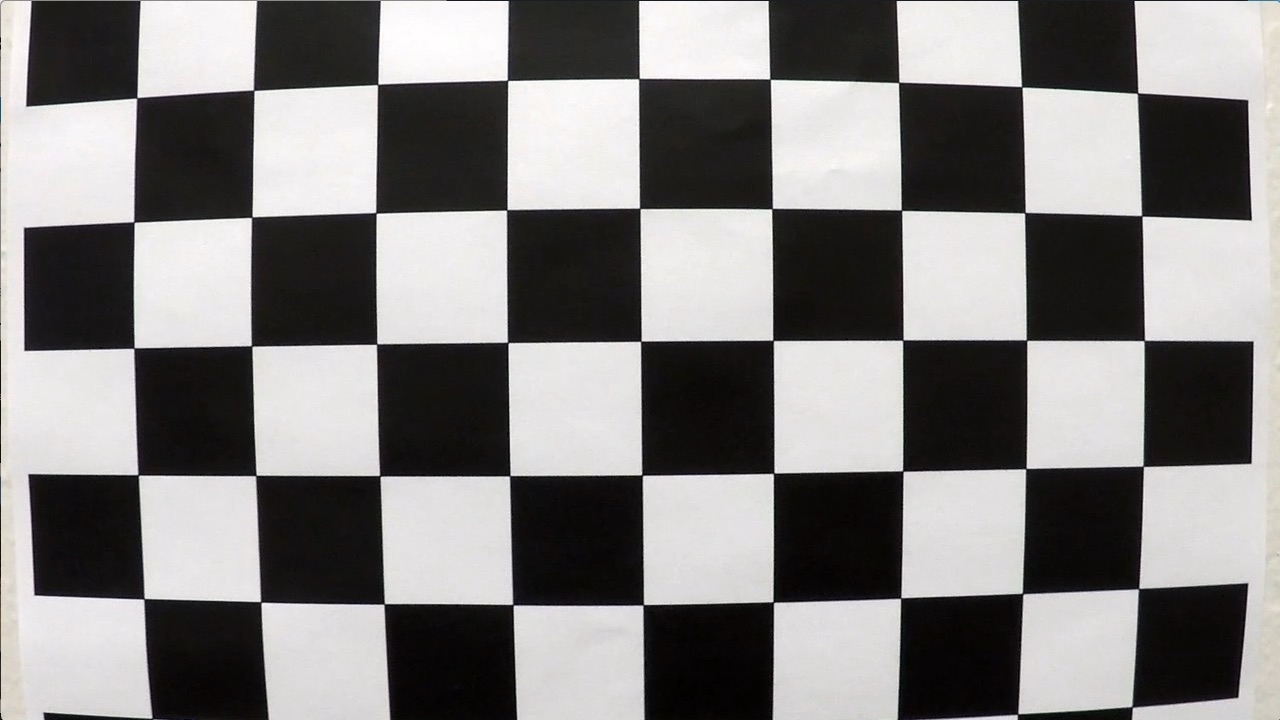
#> input picture examples/calibration1.jpg, 1280 x 720 px, given as the content of the folder ./camera_cal, which was not available
$ jupyter execute --allow-errors example.ipynb   (shell and % lines are left out)   (older library calls are emulated)   (text cells are left out)
#> lines starting #> are read from the running program, lines starting #| are printed output that depends on the picture; after the words box and inside, x2 and y2 are one past the last pixel; in counts of white or black regions, pixels touching at a corner belong together; pictures that were not available may be replaced by others from this repository, and a replacement may not be noted
[cell 1]
import numpy as np
import cv2
import glob
import matplotlib
#matplotlib.use('Qt5Agg')
import matplotlib.pyplot as plt
#%matplotlib qt

class Lane():
    def __init__(self):
        # was the line detected in the last iteration?
        self.detected = False
        # x values of the last n fits of the line
        self.recent_xfitted = []
        #average x values of the fitted line over the last n iterations
        self.bestx = None
        #polynomial coefficients averaged over the last n iterations
        self.best_fit_left = None
        self.best_fit_right = None
        #polynomial coefficients for the most recent fit
        self.current_fit = [np.array([False])]
        #radius of curvature of the line in some units
        self.radius_of_curvature_left = None
        self.radius_of_curvature_right = None
        #distance in meters of vehicle center from the line
        self.line_base_pos = None
        #difference in fit coefficients between last and new fits
        self.diffs = np.array([0,0,0], dtype='float')
        #x values for detected line pixels
        self.allx = None
        #y values for detected line pixels
        self.ally = None

    # [16 lines left out: function update_values, not called in this run]

[cell 2]
# prepare object points, like (0,0,0), (1,0,0), (2,0,0) ....,(6,5,0)
objp = np.zeros((6*9,3), np.float32)
objp[:,:2] = np.mgrid[0:9,0:6].T.reshape(-1,2)

# Arrays to store object points and image points from all the images.
objpoints = [] # 3d points in real world space
imgpoints = [] # 2d points in image plane.

# Make a list of calibration images
images = glob.glob('./camera_cal/calibration*.jpg')

# Step through the list and search for chessboard corners
for fname in images:
    img = cv2.imread(fname)
    gray = cv2.cvtColor(img,cv2.COLOR_BGR2GRAY)

    # Find the chessboard corners
    ret, corners = cv2.findChessboardCorners(gray, (9,6),None)

    # If found, add object points, image points
    if ret == True:
        objpoints.append(objp)
        imgpoints.append(corners)

        # Draw and display the corners
        #img = cv2.drawChessboardCorners(img, (9,6), corners, ret)

img = cv2.imread('./camera_cal/calibration1.jpg')
#> img is the input picture: shape (720, 1280, 3); mean B, G, R 127.8, 128.4, 130.1
img_size = (img.shape[1], img.shape[0])
#> img_size = (1280, 720)
#> (the rest of this cell did not finish here and is left out)

#> (a cell that did not finish here is left out)

[cell 4]
# [23 lines left out: function region_of_interest, not called in this run]

def thresholded_binary(img, s_thresh=(85, 180), sx_thresh=(40, 200)):
#def thresholded_binary(img, s_thresh=(90, 185), sx_thresh=(70, 200)):
    # Convert to HSV color space and separate the V channel
    hsv = cv2.cvtColor(img, cv2.COLOR_RGB2HLS).astype(np.float)
    l_channel = hsv[:,:,1]
    #plt.imshow(l_channel)
    s_channel = hsv[:,:,2]
    #plt.figure()
    #plt.imshow(s_channel)
    # Sobel x
    sobelx = cv2.Sobel(l_channel, cv2.CV_64F, 1, 0) # Take the derivative in x
    abs_sobelx = np.absolute(sobelx) # Absolute x derivative to accentuate lines away from horizontal
    scaled_sobel = np.uint8(255*abs_sobelx/np.max(abs_sobelx))

    # Threshold x gradient
    sxbinary = np.zeros_like(scaled_sobel)
    sxbinary[(scaled_sobel >= sx_thresh[0]) & (scaled_sobel <= sx_thresh[1])] = 1

    # Threshold color channel
    s_binary = np.zeros_like(s_channel)
    s_binary[(s_channel >= s_thresh[0]) & (s_channel <= s_thresh[1])] = 1
    # Stack each channel
    # Note color_binary[:, :, 0] is all 0s, effectively an all black image. It might
    # be beneficial to replace this channel with something else.
    color_binary = np.dstack(( np.zeros_like(sxbinary), sxbinary, s_binary))
    combined = np.zeros_like(color_binary)
    combined[(scaled_sobel >= sx_thresh[0]) & (scaled_sobel <= sx_thresh[1])
              | (s_channel >= s_thresh[0]) & (s_channel <= s_thresh[1])] = 1

    return combined

# Testing the thresholded_binary function performance
image = cv2.imread('./test_images/undistorted/straight_lines1.jpg')
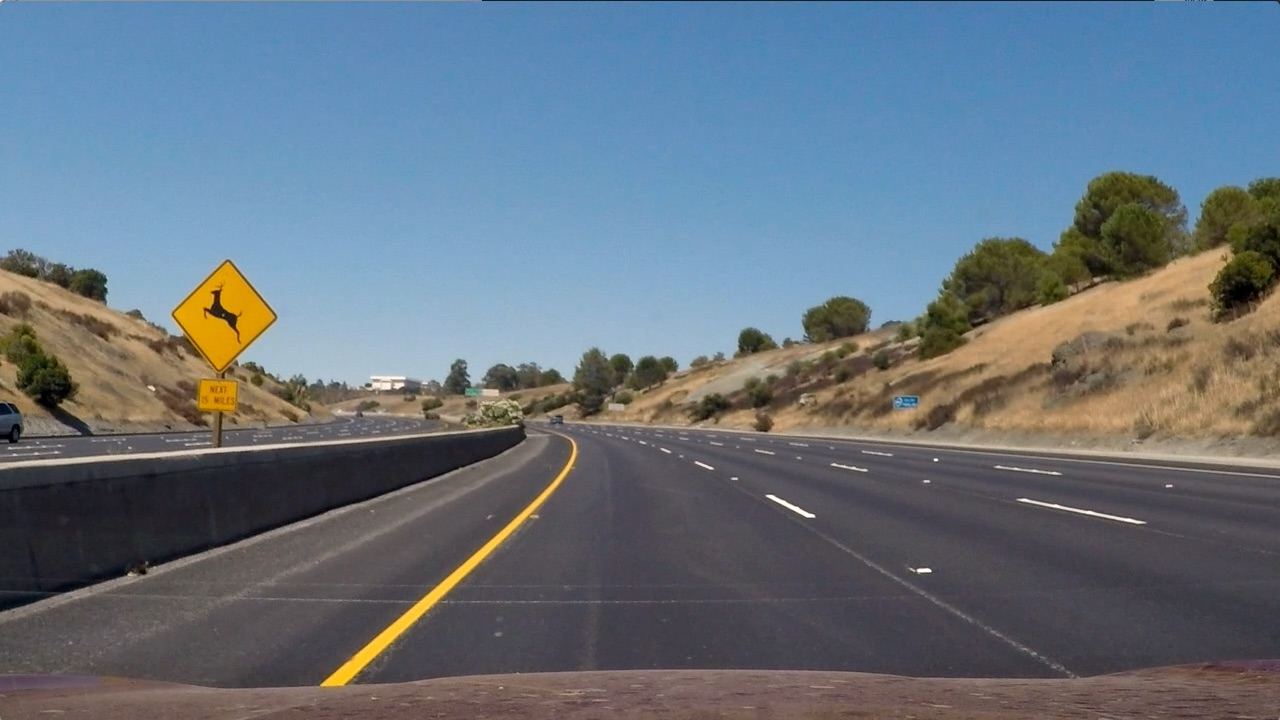
#> input picture examples/test2.jpg, 1280 x 720 px, given in place of straight_lines1.jpg, which was not available
#> image is the input picture: shape (720, 1280, 3); mean B, G, R 125.5, 114.6, 102.8
image = cv2.cvtColor(image, cv2.COLOR_BGR2RGB)
result = thresholded_binary(image)
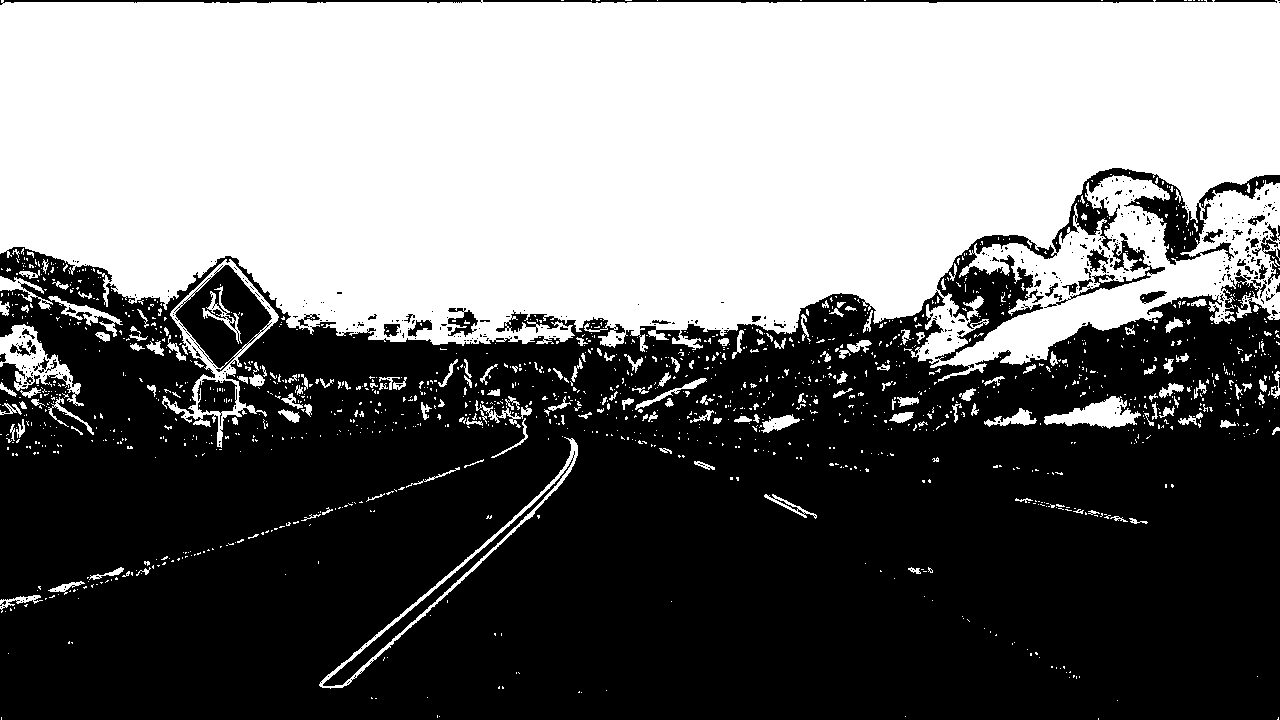
#> result: shape (720, 1280, 3) float64; values 0 (black) and 1 (white), 45.1% white; 1487 white regions (1308 under 20 px), largest, box (x1, y1, x2, y2) and area: (0, 0, 1280, 382) 387439, (162, 259, 279, 448) 2848, (319, 437, 578, 689) 2408
# Plot the result
f, (ax1, ax2) = plt.subplots(1, 2, figsize=(24, 9))
f.tight_layout()

ax1.imshow(image)
ax1.set_title('Original Image', fontsize=40)

ax2.imshow(result)
ax2.set_title('Binary Image', fontsize=40)
plt.subplots_adjust(left=0., right=1, top=0.9, bottom=0.)

[cell 5]
def birdseye (img):
    img_size = img.shape
#> img_size = (720, 1280, 3)
    src = np.array([[585. /1280.*img_size[1], 455./720.*img_size[0]],
                    [705. /1280.*img_size[1], 455./720.*img_size[0]],
                    [1130./1280.*img_size[1], 720./720.*img_size[0]],
                    [190. /1280.*img_size[1], 720./720.*img_size[0]]], np.float32)

    dst = np.array([[300. /1280.*img_size[1], 100./720.*img_size[0]],
                    [1000./1280.*img_size[1], 100./720.*img_size[0]],
                    [1000./1280.*img_size[1], 720./720.*img_size[0]],
                    [300. /1280.*img_size[1], 720./720.*img_size[0]]], np.float32)
#     src = np.array([[520. /1280.*img_size[1], 500./720.*img_size[0]],
#                     [775. /1280.*img_size[1], 500./720.*img_size[0]],
#                     [1130./1280.*img_size[1], 720./720.*img_size[0]],
#                     [190. /1280.*img_size[1], 720./720.*img_size[0]]], np.float32)

#     dst = np.array([[300. /1280.*img_size[1], 100./720.*img_size[0]],
#                     [1000./1280.*img_size[1], 100./720.*img_size[0]],
#                     [1000./1280.*img_size[1], 720./720.*img_size[0]],
#                     [300. /1280.*img_size[1], 720./720.*img_size[0]]], np.float32)
#     src = np.float32(
#      [[(img_size[1] / 2) - 70, img_size[0] / 2 + 100],
#      [((img_size[1] / 6) - 50), img_size[0]],
#      [(img_size[1] * 5 / 6) + 90, img_size[0]],
#      [(img_size[1] / 2 + 70), img_size[0] / 2 + 100]])
#     dst = np.float32(
#      [[(img_size[1] / 4), 0],
#      [(img_size[1] / 4), img_size[0]],
#      [(img_size[1] * 3 / 4), img_size[0]],
#      [(img_size[1] * 3 / 4), 0]])

    M = cv2.getPerspectiveTransform(src, dst)
    Minv = cv2.getPerspectiveTransform(dst, src)
    warped = cv2.warpPerspective(img, M, (img_size[1], img_size[0]), flags=cv2.INTER_LINEAR)
    return warped, M, Minv


# # Testing the thresholded_binary function performance
# image = cv2.imread('./test_images/undistorted/test5.jpg')
# image = cv2.cvtColor(image, cv2.COLOR_BGR2RGB)


# img_size = image.shape
# src_test = np.float32(
#      [[(img_size[1] / 2) - 90, img_size[0] / 2 + 100],
#      [((img_size[1] / 6) - 90), img_size[0]-50],
#      [(img_size[1] * 5 / 6) + 90, img_size[0]-50],
#      [(img_size[1] / 2 + 90), img_size[0] / 2 + 100]])
# dst_test = np.float32(
#      [[(img_size[1] / 4), 0],
#      [(img_size[1] / 4), img_size[0]-50],
#      [(img_size[1] * 3 / 4), img_size[0]],
#      [(img_size[1] * 3 / 4), 0]])

# print (src_test, dst_test)
# src_test = np.array(src_test, np.int32)
# img_test = image
# img_test = cv2.fillPoly(img_test,[src_test],(0,0,0))
# plt.figure()
# plt.imshow(img_test)


# Testing the thresholded_binary function performance
image = cv2.imread('./test_images/undistorted/straight_lines1.jpg')
image = cv2.cvtColor(image, cv2.COLOR_BGR2RGB)
result = thresholded_binary(image)
result, M_tmp, Minv_tmp = birdseye(result)
#> M_tmp = [[-0.544, -1.53, 986.6], [-8.05e-16, -1.95, 877], [-1.16e-18, -0.0024, 1]]; Minv_tmp = [[0.15, -0.793, 547], [7.11e-17, -0.513, 450.2], [2.09e-19, -0.00123, 1]]
# Plot the result
f, (ax1, ax2) = plt.subplots(1, 2, figsize=(24, 9))
f.tight_layout()

ax1.imshow(image)
ax1.set_title('Original Image', fontsize=40)

ax2.imshow(result)
ax2.set_title('Undistorted and Warped Image', fontsize=40)
plt.subplots_adjust(left=0., right=1, top=0.9, bottom=0.)
#> call 3 of thresholded_binary, with s_thresh = (85, 180), sx_thresh = (40, 200)
#> in thresholded_binary (call 3), `hsv = cv2.cvtColor(img, cv2.COLOR_RGB2HLS).astype(np.float)`:
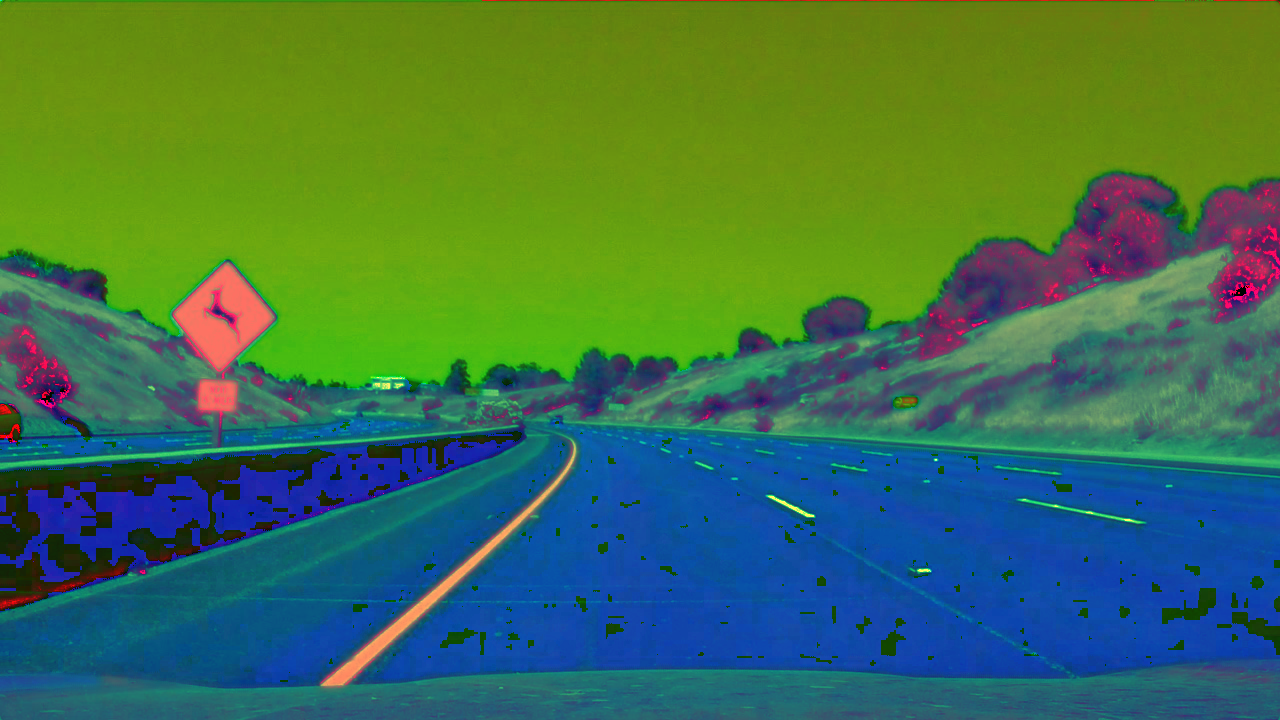
#> hsv: shape (720, 1280, 3) float64; mean B, G, R 78.2, 113.9, 64.8

[cell 6]
def lane_detection_init (binary_warped):
    histogram = np.sum(binary_warped[int(2*binary_warped.shape[0]/4):,:,0], axis=0)
#> histogram = 1280 values, max 192.6 at index 361, min 0 at index 3, mean 8.17
    # Create an output image to draw on and  visualize the result
    #out_img = np.dstack((binary_warped, binary_warped, binary_warped))*255
    out_img = binary_warped*255
    # Find the peak of the left and right halves of the histogram
    # These will be the starting point for the left and right lines
    midpoint = np.int(histogram.shape[0]/2)
#> midpoint = 640
    leftx_base = np.argmax(histogram[:midpoint])
#> leftx_base = 361
    rightx_base = np.argmax(histogram[midpoint:]) + midpoint
#> rightx_base = 994
    # Choose the number of sliding windows
    nwindows = 9
    # Set height of windows
    window_height = np.int(binary_warped.shape[0]/nwindows)
#> window_height = 80
    # Identify the x and y positions of all nonzero pixels in the image
    nonzero = binary_warped.nonzero()
    nonzeroy = np.array(nonzero[0])
    nonzerox = np.array(nonzero[1])
    # Current positions to be updated for each window
    leftx_current = leftx_base
#> leftx_current = 361
    rightx_current = rightx_base
#> rightx_current = 994
    # Set the width of the windows +/- margin
    margin = 100
    # Set minimum number of pixels found to recenter window
    minpix = 50
    # Create empty lists to receive left and right lane pixel indices
    left_lane_inds = []
    right_lane_inds = []

    # Step through the windows one by one
    for window in range(nwindows):
        # Identify window boundaries in x and y (and right and left)
        win_y_low = binary_warped.shape[0] - (window+1)*window_height
        win_y_high = binary_warped.shape[0] - window*window_height
        win_xleft_low = leftx_current - margin
        win_xleft_high = leftx_current + margin
        win_xright_low = rightx_current - margin
        win_xright_high = rightx_current + margin
        # Draw the windows on the visualization image
        cv2.rectangle(out_img,(win_xleft_low,win_y_low),(win_xleft_high,win_y_high),(0,255,0), 2)
        cv2.rectangle(out_img,(win_xright_low,win_y_low),(win_xright_high,win_y_high),(0,255,0), 2)
        # Identify the nonzero pixels in x and y within the window
#         cv2.imshow('img',out_img)
#         cv2.waitKey(500)
#         cv2.destroyAllWindows()

        good_left_inds = ((nonzeroy >= win_y_low) & (nonzeroy < win_y_high) & (nonzerox >= win_xleft_low) & (nonzerox < win_xleft_high)).nonzero()[0]
        good_right_inds = ((nonzeroy >= win_y_low) & (nonzeroy < win_y_high) & (nonzerox >= win_xright_low) & (nonzerox < win_xright_high)).nonzero()[0]
        # Append these indices to the lists
        left_lane_inds.append(good_left_inds)
        right_lane_inds.append(good_right_inds)
        # If you found > minpix pixels, recenter next window on their mean position
        if len(good_left_inds) > minpix:
            leftx_current = np.int(np.mean(nonzerox[good_left_inds]))
        if len(good_right_inds) > minpix:
            rightx_current = np.int(np.mean(nonzerox[good_right_inds]))
#> this loop made 9 passes
#> (win_xleft_low, win_xleft_high, win_xright_low, win_xright_high, leftx_current, rightx_current) on passes 1 to 9: (261, 461, 894, 1094, 373, 1004), (273, 473, 904, 1104, 368, 1039), (268, 468, 939, 1139, 357, 1009), (257, 457, 909, 1109, 347, 1001), (247, 447, 901, 1101, 329, 971), (229, 429, 871, 1071, 305, 924), (205, 405, 824, 1024, 272, 912), (172, 372, 812, 1012, 239, 854), (139, 339, 754, 954, 198, 791)
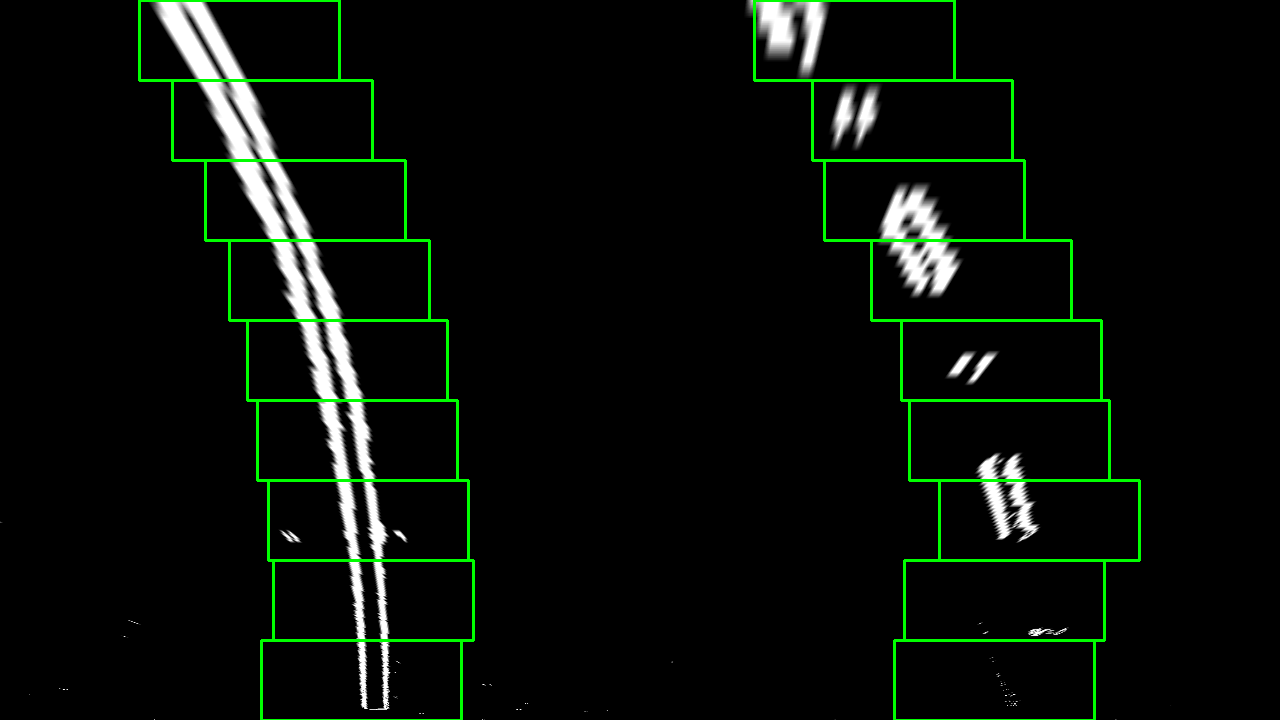
#> out_img: shape (720, 1280, 3) float64; mean B, G, R 8.7, 14.3, 8.7
#> after the loop, left_lane_inds = 9 items; right_lane_inds = 9 items

    # Concatenate the arrays of indices
    left_lane_inds = np.concatenate(left_lane_inds)
    right_lane_inds = np.concatenate(right_lane_inds)

    # Extract left and right line pixel positions
    leftx = nonzerox[left_lane_inds]
    lefty = nonzeroy[left_lane_inds]
    rightx = nonzerox[right_lane_inds]
    righty = nonzeroy[right_lane_inds]

    # Fit a second order polynomial to each
    left_fit_tmp = np.polyfit(lefty, leftx, 2)
#> left_fit_tmp = [-0.000425, 0.576, 176.5]
    right_fit_tmp = np.polyfit(righty, rightx, 2)
#> right_fit_tmp = [-0.000507, 0.72, 774.8]

    #Curvature Calculation
    y_eval = binary_warped.shape[0] - 1
#> y_eval = 719
    ym_per_pix = 30/720 # meters per pixel in y dimension
    xm_per_pix = 3.7/700 # meters per pixel in x dimension
    left_fit_cr = np.polyfit(lefty*ym_per_pix, leftx*xm_per_pix, 2)
#> left_fit_cr = [-0.0013, 0.0731, 0.933]
    right_fit_cr = np.polyfit(righty*ym_per_pix, rightx*xm_per_pix, 2)
#> right_fit_cr = [-0.00154, 0.0913, 4.1]
    left_curverad = ((1 + (2*left_fit_cr[0]*y_eval*ym_per_pix + left_fit_cr[1])**2)**1.5) / np.absolute(2*left_fit_cr[0])
#> left_curverad = 386
    right_curverad = ((1 + (2*right_fit_cr[0]*y_eval*ym_per_pix + right_fit_cr[1])**2)**1.5) / np.absolute(2*right_fit_cr[0])
#> right_curverad = 323.8

    # Vehicle Location
    # delta_x = ((left_fit_cr[-1] + right_fit_cr[-1]) / 2) - (binary_warped.shape[1] * xm_per_pix / 2)
    delta_x = 0
    lane_middle = 0
    lane_middle = ((right_fit_cr[-1] - left_fit_cr[-1]) / 2) + left_fit_cr[-1]
#> lane_middle = 2.51
    leng = 3.66/2
    delta_x = (((lane_middle / xm_per_pix)-640)/640.*leng)
#> delta_x = -0.47

    return left_fit_tmp, right_fit_tmp, left_curverad, right_curverad, delta_x


# [34 lines left out: function lane_detection, not called in this run]


# Test the above functions
image = cv2.imread('./test_images/undistorted/straight_lines1.jpg')
result = thresholded_binary(image)
result, M_tmp, Minv_tmp = birdseye(result)
left_fit, right_fit, left_curve, right_curve, delta_x = lane_detection_init(result)
#> left_fit = [-0.000425, 0.576, 176.5]; right_fit = [-0.000507, 0.72, 774.8]; left_curve = 386; right_curve = 323.8; delta_x = -0.47

# print (left_curve, right_curve, delta_x)

# Generate x and y values for plotting
ploty = np.linspace(0, result.shape[0]-1, result.shape[0] )
#> ploty = 720 values from 0 to 719
left_fitx = left_fit[0]*ploty**2 + left_fit[1]*ploty + left_fit[2]
#> left_fitx = 720 values, max 371.6 at index 677, min 176.5 at index 0, mean 310.3
right_fitx = right_fit[0]*ploty**2 + right_fit[1]*ploty + right_fit[2]
#> right_fitx = 720 values, max 1030.2 at index 710, min 774.8 at index 0, mean 946.1


plt.imshow(result)
plt.plot(left_fitx, ploty, color='yellow')
plt.plot(right_fitx, ploty, color='yellow')
plt.xlim(0, 1280)
plt.ylim(720, 0)
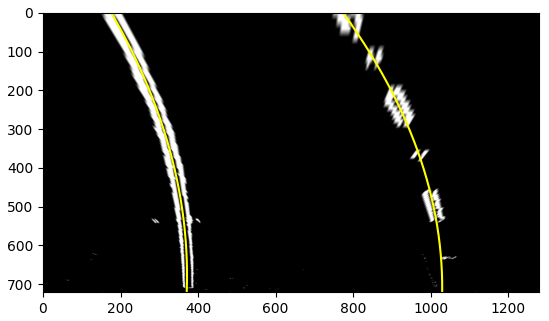
#> figure drawn by matplotlib, 1 panel
